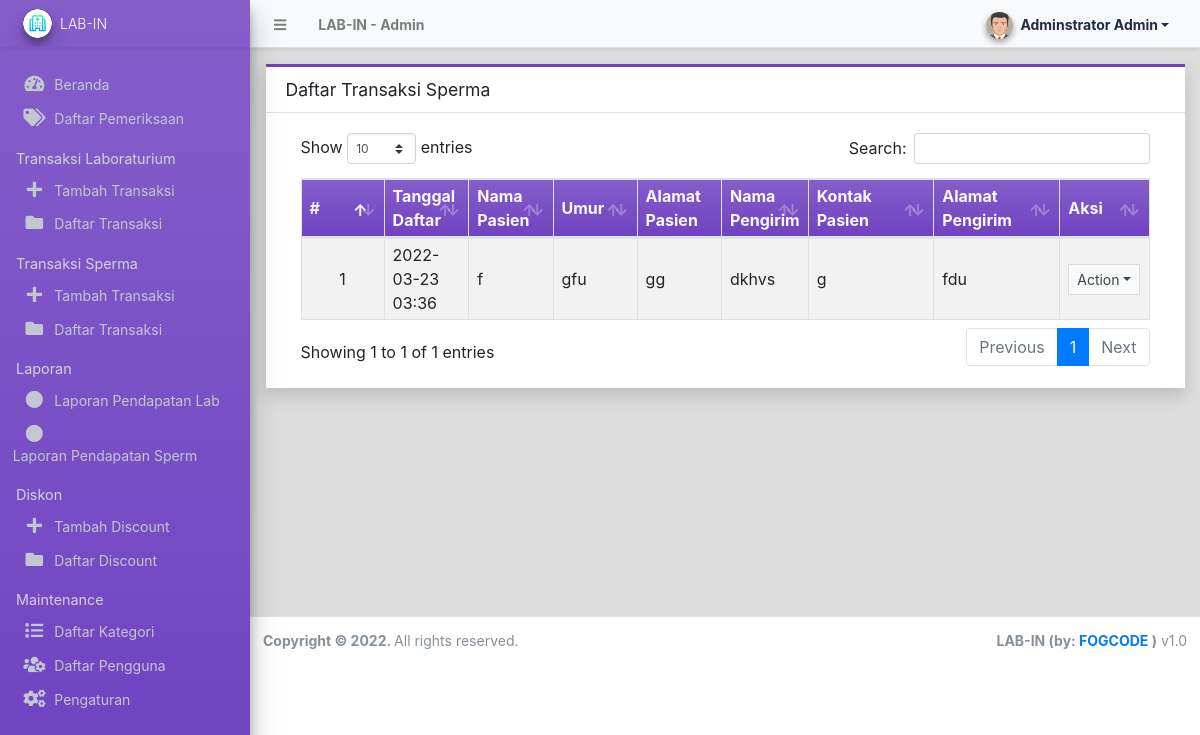
The page /admin/?page=transactions/index_sperma (signed in) on the database its author committed.
### tables this page shows
CREATE TABLE `sperm_transaction` (
  `id` int(30) NOT NULL,
  `price_id` int(11) NOT NULL,
  `nama_pasien` text NOT NULL,
  `umur_pasien` varchar(3) NOT NULL,
  `alamat_pasien` text NOT NULL,
  `rujukan_pengirim` varchar(25) NOT NULL,
  `kontak_pasien` varchar(25) NOT NULL,
  `nama_pengirim` varchar(25) NOT NULL,
  `sample_diterima` varchar(25) NOT NULL,
  `sample_diperiksa` varchar(25) NOT NULL,
  `cara_pengeluaran` varchar(25) NOT NULL,
  `wadah_sperm` varchar(25) NOT NULL,
  `abnesia_sperm` varchar(25) NOT NULL,
  `kougulum_sperm` varchar(25) NOT NULL,
  `volume_sperm` varchar(25) NOT NULL,
  `warna_sperm` varchar(25) NOT NULL,
  `ph_sperm` varchar(25) NOT NULL,
  `bau_sperm` varchar(25) NOT NULL,
  `lekuefaksi_sperm` varchar(25) NOT NULL,
  `rapid_sperm` varchar(15) NOT NULL,
  `slow_sperm` varchar(25) NOT NULL,
  `nonrapid_sperm` varchar(25) NOT NULL,
  `immotile_sperm` varchar(25) NOT NULL,
  `spermatozoa_sperm` varchar(25) NOT NULL,
  `jumlah_spermatozoa_total` varchar(25) NOT NULL,
  `aglutinasi_sperm` varchar(25) NOT NULL,
  `lekosit_sperm` varchar(25) NOT NULL,
  `konsentrasi_sperm` varchar(25) NOT NULL,
  `motilitas_sperm` varchar(25) NOT NULL,
  `morfologi_sperm` varchar(25) NOT NULL,
  `kesan_sperm` text NOT NULL,
  `normo_sperm` varchar(25) NOT NULL,
  `piri_sperm` varchar(25) NOT NULL,
  `lepto_sperm` varchar(25) NOT NULL,
  `terato_sperm` varchar(25) NOT NULL,
  `mikro_sperm` varchar(25) NOT NULL,
  `makro_sperm` varchar(25) NOT NULL,
  `doble_sperm` varchar(25) NOT NULL,
  `abnormalisasi_leher` varchar(25) NOT NULL,
  `abnormalisasi_ekor` varchar(25) NOT NULL,
  `spermatozoa_imatur` char(25) NOT NULL,
  `date_created` datetime NOT NULL
);

### admin/transactions/index_sperma.php (the view, shortened to what this page needs)
<div class="card card-outline card-purple rounded-0 shadow">
	<div class="card-header">
		<h3 class="card-title">Daftar Transaksi Sperma</h3>
	</div>
	<div class="card-body">
		<div class="container-fluid">
        <div class="container-fluid">
			<table class="table table-bordered table-hover table-striped mw-100">
				<colgroup>
					<col width="10%">
					<col width="10%">
					<col width="10%">
					<col width="10%">
					<col width="10%">
					<col width="10%">
					<col width="15%">
					<col width="15%">
					<col width="10%">
				</colgroup>
				<thead>
					<tr class="bg-gradient-purple text-light">
						<th>#</th>
						<th>Tanggal Daftar</th>
						<th>Nama Pasien</th>
						<th>Umur</th>
						<th>Alamat Pasien</th>
						<th>Nama Pengirim</th>
						<th>Kontak Pasien</th>
						<th>Alamat Pengirim</th>
						<th>Aksi</th>
					</tr>
				</thead>
				<tbody>
					<?php
						$i = 1;
						$qry = $conn->query("SELECT * from `sperm_transaction` order by `sample_diterima` asc,unix_timestamp(date_created) asc ");
						while($row = $qry->fetch_assoc()):
					?>
						<tr>
							<td class="text-center"><?php echo $i++; ?></td>
							<td class=""><?php echo date("Y-m-d H:i",strtotime($row['date_created'])) ?></td>
							<td class=""><p class="m-0 truncate-1"><?php echo $row['nama_pasien'] ?></p></td>
							<td class=""><p class="m-0 truncate-1"><?php echo $row['umur_pasien'] ?></p></td>
							<td class=""><p class="m-0 truncate-1"><?php echo $row['alamat_pasien'] ?></p></td>
							<td class=""><p class="m-0 truncate-1"><?php echo $row['nama_pengirim'] ?></p></td>
							<td class=""><p class="m-0 truncate-1"><?php echo $row['kontak_pasien'] ?></p></td>
							<td class=""><p class="m-0 truncate-1"><?php echo $row['rujukan_pengirim'] ?></p></td>
							<td align="center">
								 <button type="button" class="btn btn-flat btn-default btn-sm dropdown-toggle dropdown-icon" data-toggle="dropdown">
				                  		Action
				                  </button>
							</td>
						</tr>
					<?php endwhile; ?>
				</tbody>
			</table>
		</div>
		</div>
	</div>
</div>

### rows shown on the page
sperm_transaction: date_created "2022-03-23 03:36", nama_pasien "f", umur_pasien "gfu", alamat_pasien "gg", nama_pengirim "dkhvs", kontak_pasien "g", rujukan_pengirim "fdu"

### other values the page prints
$_settings->info('name') "LAB-IN"
$_settings->userdata('firstname').' '.$_settings->userdata('lastname') "Adminstrator Admin"
$_settings->info('short_name') "LAB-IN"
